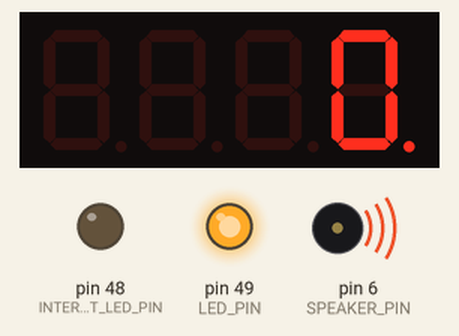
Bench run of a sketch on a simulated Arduino Mega 2560, built with avr-gcc and run on an emulated ATmega2560. Parts: 4-digit seven-segment display, output pins drawn as LEDs (lit = HIGH), buzzer (waves = sounding).

Above: at 0.06 s.
At 2.56 s:
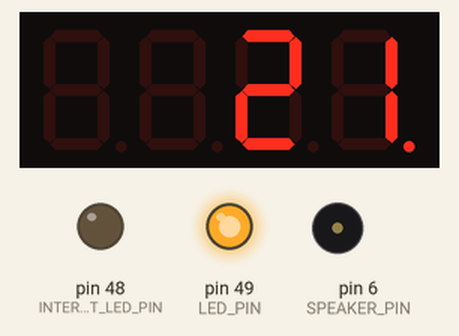
At 9.75 s:
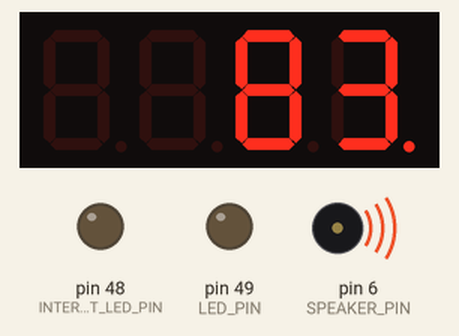
At 19.98 s:
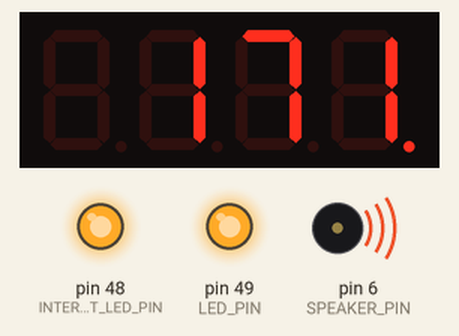
At 29.98 s:
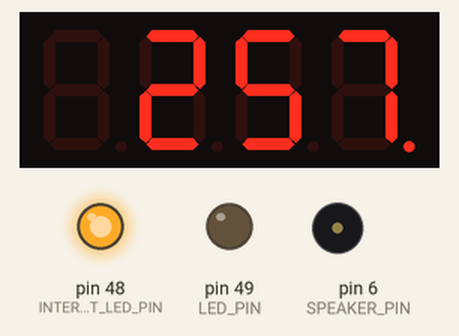
At 39.4 s:
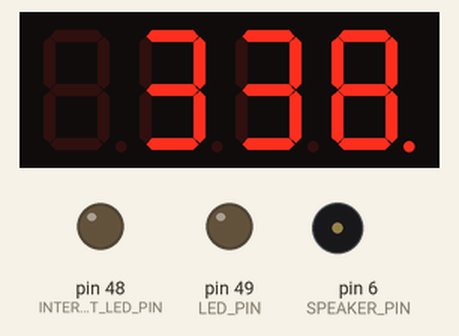
Timing chart, 0 to 40.0 s (numbered marks = the images above):
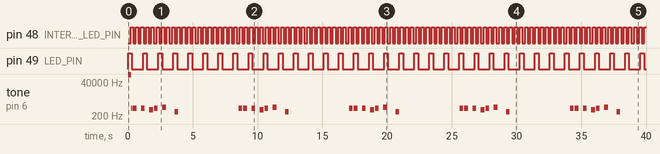

The sketch:

Lab3-SRRI-4.ino
```cpp
/**
 * @file Lab3_DDS-4.ino
 * @author Anna Mai (2165101)
 * @author Paria Naghavi (1441396)
 * @date 28-July-2023
 * @brief UW ECE 474 Lab 3 Assignment
 *
 * A Synchronized Round Robin Scheduler that runs 3 tasks simultaneously:
 * - Flashing an LED on for 250ms and off for 750ms
 * - Playing the intro to the Super Mario Bros. theme song repeatedly, with 4 seconds of silence between each play
 * - Counting up by 1 every 100ms on the 7-segment display
 *
 * Also includes an Interupt Service Routine that runs every 2ms.
 * - Every 100 ISR runs, an LED connected to pin 48 will toggle
 */

#include "SevSeg.h" // Offers basic macros for streamlined usage of the seven segment display
SevSeg sevseg; //Instantiate a seven segment controller object

/**
 * @def LED_DDR
 * @brief This macro defines the DDR corresponding to the LED pin.
 */
#define LED_DDR   DDRL
/**
 * @def LED_PORT
 * @brief This macro defines the Port Register corresponding to the LED pin.
 */
#define LED_PORT  PORTL
/**
 * @def LED_PIN
 * @brief The pin number (49) the LED is connected to as represented by the Arduino hardware.
 */
#define LED_PIN   PL0 // pin 49
/**
 * @def LED_PIN
 * @brief The pin number (48) the LED is connected to as represented by the Arduino hardware.
 */
#define INTERRUPT_LED_PIN PL1 // pin 48

/**
 * @def SPEAKER_DDR
 * @brief This macro defines the DDR corresponding to the Speaker pin.
 */
#define SPEAKER_DDR  DDRH
/**
 * @def SPEAKER_DDR
 * @brief This macro defines the Port Register corresponding to the Speaker pin.
 */
#define SPEAKER_PORT PORTH
/**
 * @def SPEAKER_DDR
 * @brief The pin number (6) the LED is connected to as represented by the Arduino hardware.
 */
#define SPEAKER_PIN  PH3 // pin 6

/**
 * @def E
 * @brief The frequency (in Hz) to play for the note E5.
 */
#define E 659
/**
 * @def C
 * @brief The frequency (in Hz) to play for the note C5.
 */
#define C 523
/**
 * @def G
 * @brief The frequency (in Hz) to play for the note G5.
 */
#define G 784
/**
 * @def g
 * @brief The frequency (in Hz) to play for the note G4.
 */
#define g 392
/**
 * @def R
 * @brief The frequency (in Hz) to play during a rest.
 */
#define R 0

/**
 * @def MAX_SIZE
 * @brief The size of array to initialize for the scheduler's task list.
 */
#define MAX_SIZE 10

// Declare function prototypes
void flashExternalLED();
void playSpeaker();
void updateDisplay();
void bit_set(volatile uint8_t& reg, uint8_t bit);
void bit_clear(volatile uint8_t& reg, uint8_t bit);
void sleep_474(int t);
void schedule_sync();

/**
 * @enum TaskState
 * @brief The various states a task can be in.
 */
enum TaskState {
  READY,
  RUNNING,
  SLEEPING
};

/**
 * @enum TaskState
 * @brief The various states a flag can be in.
 */
enum FlagState {
  PENDING,
  DONE
};

/**
 * @brief Array of function pointers to tasks to be executed.
 */
void (*taskScheduler[MAX_SIZE])() = {flashExternalLED, playSpeaker, updateDisplay, schedule_sync}; // Adjust the array size according to the number of tasks
/**
 * @brief Array to keep track of task states.
 */
enum TaskState taskStates[MAX_SIZE] = {READY, READY, READY, READY}; // Initialize the states for each task
/**
 * @brief Array to store sleep duration for each task.
 */
int taskSleep[MAX_SIZE] = {0, 0, 0, 0};
/**
 * @brief Array to store the start time of sleep for each task.
 */
unsigned long taskSleepStartTime[MAX_SIZE] = {0, 0, 0, 0};
/**
 * @brief Timer Counter.
 *
 * Stores how long (in ms) it has been since the program started running.
 * Is used to implement time-based functionalities in the program.
 */
unsigned long timerCounter = 0;
/**
 * @brief Current Task Identifier.
 *
 * Represents the index of what task is being run in the scheduler.
 */
int currentTask = 0;
/**
 * @brief Flag to signal when an ISR is completed.
 */
volatile int sFlag = READY;
/**
 * @brief A counter that tracks how many times the ISR has run since the last interrupt LED toggle.
 */
volatile long isrCounter = 0;
/**
 * @brief How many times the ISR should run before the interrupt LED gets toggled.
 */
const uint16_t toggleThreshold = 100;
/**
 * @brief Variable that is incremented by 1 in each iteration where the program waits until sFlag changes from PENDING.
 */
int x = 0;

/**
 * @brief Initializes pins, timers, and interrupts during setup.
 */
void setup() {
  // Configuring settings of the seven segment display to match with the hardware.
  byte numDigits = 4;
  byte digitPins[] = {22, 23, 24, 25};
  byte segmentPins[] = {26, 27, 28, 29, 30, 31, 32, 33};
  bool resistorsOnSegments = false; // resistors are on digit pins
  byte hardwareConfig = COMMON_CATHODE;
  bool updateWithDelays = false;
  bool leadingZeros = false; // no leading zeroes
  bool disableDecPoint = true; // decimal point not used

  // Set pins as outputs to corresponding DDR
  bit_set(LED_DDR, LED_PIN);
  bit_set(LED_DDR, INTERRUPT_LED_PIN);
  bit_set(SPEAKER_DDR, SPEAKER_PIN);

  // Set Waveform Generation bits (WGM) to Fast PWM mode to timer 4
  TCCR4A = (1 << WGM41) | (1 << WGM40);
  TCCR4B = (1 << WGM43) | (1 << WGM42);

  // Set Output Compare A (OC4A) for toggling on compare match
  TCCR4A |= (1 << COM4A0);

  // Set Timer/Counter4 prescaler to 64 (desired frequency range)
  TCCR4B |= (1 << CS41) | (1 << CS40);

  // Set the timer mode and prescaler to achieve 2ms interval for ISR
  TCCR3A = 0; // Normal operation
  TCCR3B = (1 << WGM32) | (1 << CS31) | (1 << CS30); // CTC mode, prescaler 64
  OCR3A = 500;

  // Enable TIMER3 compare match A interrupt
  TIMSK3 |= (1 << OCIE3A);

  // Initialize the seven-segment display using the SevSeg library
  sevseg.begin(hardwareConfig, numDigits, digitPins, segmentPins, resistorsOnSegments,
  updateWithDelays, leadingZeros, disableDecPoint);
  sevseg.setBrightness(100);

  // Enable global interrupts
  sei();
}

/**
 * @brief Controls the execution of tasks based on the process list and scheduler.
 */
void loop() {
  // Enter the loop when a task is present and not null
  while (taskScheduler[currentTask] != NULL) {
    // Run the task if it is not in the SLEEPING state
    if (taskStates[currentTask] != SLEEPING) {
      taskScheduler[currentTask]();
      // Change the task state to RUNNING
      taskStates[currentTask] = RUNNING;
    }
    // Increment the currentTask and timerCounter
    currentTask = (currentTask + 1) % 10;
    timerCounter++;
    // Delay for 1ms
    delay(1);
  }
  // Reset the currentTask to 0
  currentTask = 0;
}

/**
 * @brief Flashes the LED connected to pin 49 on for 250ms and off for 750ms
 */
void flashExternalLED() {
  const int onInterval = 250;
  int interval = 1000;   // Total interval (1s)

  // Calculate the remainder of the division of timerCounter by interval to determine when to turn the LED on or off.
  if (timerCounter % interval <= onInterval) {
    bit_set(LED_PORT, LED_PIN); // Turn the LED on
  } else {
    bit_clear(LED_PORT, LED_PIN); // Turn the LED off
  }
}

/**
 * @brief Cycles through a melody array and returns the next frequency to play.
 * @return The frequency (in Hz) of the next note to be played in the melody.
 */
int songCycle() {
  // Melody and beats arrays represent the notes and their durations
  int melody[] = {E, R, E, R, R, E, R, R, C, R, E, R, R, G, R, R, R, g, R};
  int beats[]  = {5, 1, 5, 1, 5, 5, 1, 5, 5, 1, 5, 1, 5, 5, 1, 5, 5, 5, 80};
  int melodyLength = sizeof(melody) / sizeof(melody[0]);

  // Static variables for keeping track of the current note and time since a note started playing
  static long currentTime = timerCounter;
  static int noteIndex;

  // Calculate the duration of the current note in milliseconds
  int noteDuration = 50 * beats[noteIndex];

  // Retrieve the frequency of the next note to be played
  int freq = melody[noteIndex];

  // Play the note for its specified duration
  // If the elapsed time since the last note is greater than or equal to the duration,
  // move to the next note and update the current time
  if (timerCounter - currentTime >= noteDuration) {
    noteIndex++;
    currentTime = timerCounter;
  }

  // Check if all notes in the melody have been played
  if (noteIndex >= melodyLength) {
    // If the end of the melody is reached, reset the noteIndex to 0 to start over
    noteIndex = 0;
    // depreciated use of sleep_474 because we found out from TAs that you can hard code the 4s downtime
    // sleep_474(4000); // 4-second sleep between song cycles
  }
  return freq; // Return the frequency of the next note to be played
}

/**
 * @brief Plays a theme from a song and introduces a sleep interval of 4s between plays.
 */
void playSpeaker() {
  // extract freq from songCycle
  int freq = songCycle();
  //Check if the frequency is 0 (rest) or a valid musical note
  if (freq == 0) {
  // If the frequency is 0 (rest), set OCR4A to 0 to produce silence (no sound)
    OCR4A = 0;
  } else {
  // If the frequency is a valid musical note, calculates the value of OCR4A  based on the frequency.
  // OCR4A controls the output frequency of the speaker
    OCR4A = (F_CPU / (64UL * freq)) / 2; //The value of OCR4A is set according to the frequency returned from speakerCycle()
  }
}

/**
 * @brief Updates the content displayed on the seven-segment display.
 */
void updateDisplay() {
  int deciSecondsElapsed = (timerCounter / 100) % 1000; // Calculate elapsed time in deciseconds
  sevseg.setNumber(deciSecondsElapsed, 0); // Set the number to be displayed on the seven-segment display
  sevseg.refreshDisplay(); // Update the content on the seven-segment display
}

/**
 * @brief Set a bit to 1 in the given register at the specified bit position.
 * @param[in, out] reg The register in which the bit is to be set to 1.
 * @param[in] bit The bit position (0 to 7) to set to 1 in the register.
 */
void bit_set(volatile uint8_t& reg, uint8_t bit) {
  reg |= (1 << bit);
}

/**
 * @brief Set a bit to 0 in the given register at the specified bit position.
 * @param[in, out] reg The register in which the bit is to be set to 0.
 * @param[in] bit The bit position (0 to 7) to set to 0 in the register.
 */
void bit_clear(volatile uint8_t& reg, uint8_t bit) {
  reg &= ~(1 << bit);
}

/**
 * @brief Puts the current task to sleep for a specified duration.
 *
 * This function is currently not being used, as the TAs have said that we can hard code in a 4s sleep in playSpeaker()
 *
 * @param[in] t The duration (in some unit) for which the task should sleep.
 */
void sleep_474(int t) {
  taskStates[currentTask] = SLEEPING; // Set the task state to SLEEPING
  taskSleepStartTime[currentTask] = timerCounter; // Record the current time as the start time of sleep
  taskSleep[currentTask] = t; // Set the sleep duration for the current task
}

/**
 * @brief Interrupt Service Routine for TIMER3_COMPA vector.
 */
ISR(TIMER3_COMPA_vect) {
  isrCounter++; // Increment the ISR counter
  if (isrCounter >= toggleThreshold) {
    LED_PORT ^= (1 << INTERRUPT_LED_PIN); // Toggle the interrupt indivator LED
    isrCounter = 0; // Reset the counter after LED toggle
  }
  sFlag = DONE; // Set the sFlag to DONE to signal task completion
}

/**
 * @brief Synchronizes task scheduling and state transitions.
 */
void schedule_sync() {
  while (sFlag == PENDING) {
    x += 1; // Increment the variable x while waiting for sFlag change
  }
  unsigned long currentTime = timerCounter; // Get the current time
  // This current conditional is not being used as the 4s sleep for playSpeaker() has been hardcoded in.
  if (taskStates[currentTask] == SLEEPING) {
    unsigned long elapsedTime = currentTime - taskSleepStartTime[currentTask];
    if (elapsedTime >= taskSleep[currentTask]) {
      // If the sleep duration has passed, set the task state to READY
      taskStates[currentTask] = READY;
    }
  } else {
    taskStates[currentTask] = READY; // Set the task state to READY
  }
  sFlag = PENDING; // Reset sFlag to PENDING for the next synchronization iteration
}
```

Measured:
- by itself, pin 48 (INTERRUPT_LED_PIN): alternates HIGH for 0.20 s and LOW for 0.20 s
- by itself, pin 49 (LED_PIN): alternates HIGH for 0.29 s and LOW for 0.87 s
- by itself, tone on pin 6 (SPEAKER_PIN): plays 125000 Hz for 0.26 s, 658 Hz for 0.04 s, 658 Hz for 0.29 s, 658 Hz for 0.30 s, 521 Hz for 0.30 s, 658 Hz for 0.29 s … (36 notes in this stretch)
